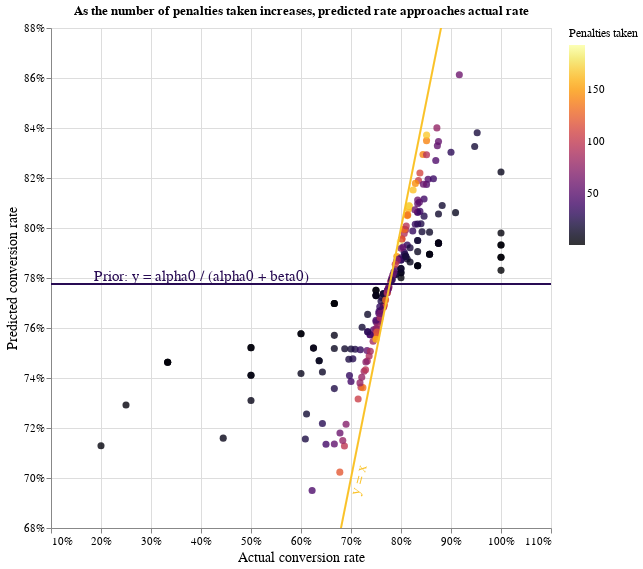

The notebook cell this image was saved under:
### Markdown cell above
The process of pulling estimates back towards the average is sometimes referred to as *'shrinkage'*, which is illustrated more clearly in the interactive chart below. Teams with a small number of attempts are pulled back towards the prior estimate (the horizontal line) significantly, whereas teams with > 150 attempts have a predicted conversion rate close to their actual conversion rate (i.e. close to the diagonal line). In other words, more evidence = less shrinkage, and vice versa.

### Code cell
#collapse-hide
teams = teams.assign(predicted_conversion=predicted_conversion(teams['penalties_scored'], teams['penalties_taken']))

# Set colour scheme to update automatically for each chart
scheme = 'inferno'
col1 = matplotlib.colors.to_hex(sns.color_palette(scheme)[0])
col2 = matplotlib.colors.to_hex(sns.color_palette(scheme)[-1])

# Create an interactive scatter plot from teams showing predicted and actual conversion rate
selection = alt.selection_single(on='mouseover');
points = alt.Chart(teams).mark_circle(size=50).add_selection(
    selection
    ).encode(
    x=alt.X('conversion_rate', scale=alt.Scale(domain=(0.1, 1.1)), axis=alt.Axis(format='%', title='Actual conversion rate')),
    y=alt.X('predicted_conversion', scale=alt.Scale(domain=(0.685, 0.875)), axis=alt.Axis(format='%', title='Predicted conversion rate')),
    color=alt.condition(selection, 'penalties_taken:Q', alt.value('grey'),
                        legend=alt.Legend(title='Penalties taken'),
                        scale=alt.Scale(scheme=scheme)),
    opacity=alt.condition(selection, alt.value(0.8), alt.value(0.1)),
    tooltip=['team', 'penalties_scored', 'penalties_taken', 
             alt.Tooltip('conversion_rate', format='.2%'),
             alt.Tooltip('predicted_conversion', format='.2%')]
).interactive().properties(
    width=500,
    height=500,
    title='As the number of penalties taken increases, predicted rate approaches actual rate'
)

# Add horizontal line at y = alpha0 / (alpha0 + beta0)
overlayh = pd.DataFrame({'y': [prior]})
hline = alt.Chart(overlayh).mark_rule(color=col1, strokeWidth=2).encode(y='y:Q')
overlayhtext = pd.DataFrame({'x': [0.4], 'y': [prior], 'text': ['Prior: y = alpha0 / (alpha0 + beta0)']})
htext = alt.Chart(overlayhtext).mark_text(color=col1, fontSize=15, baseline='bottom').encode(alt.X('x:Q'), alt.Y('y:Q'), alt.Text('text'))

# Add diagonal line at y = x
overlayd = pd.DataFrame({'x': [-5, 0.7, 5], 'y': [-5, 0.7, 5], 'text': ['', 'y = x', '']})
dline = alt.Chart(overlayd).mark_line(color=col2, strokeWidth=2).encode(x='x:Q', y='y:Q')
dtext = alt.Chart(overlayd).mark_text(color=col2, fontSize=15, angle=285, baseline='top').encode(alt.X('x:Q'), alt.Y('y:Q'), alt.Text('text'))
alt.layer(points, hline, htext, dline, dtext
).configure_header(
    titleFontSize=20,
    titleFontWeight='normal'
).configure_axis(
    labelFontSize=11,
    titleFontSize=14,
    titleFontWeight='normal'
).configure_legend(
    labelFontSize=11,
    titleFontSize=12,
    titleFontWeight='normal'
)

### Figure 1 — Vega-Lite specification as saved in the notebook (floating-point values rounded to 4 significant figures; data arrays with more than 128 entries replaced by an {"elided": "..."} marker saying what was removed)
{"config": {"view": {"continuousWidth": 400, "continuousHeight": 300}, "axis": {"labelFontSize": 11, "titleFontSize": 14, "titleFontWeight": "normal"}, "header": {"titleFontSize": 20, "titleFontWeight": "normal"}, "legend": {"labelFontSize": 11, "titleFontSize": 12, "titleFontWeight": "normal"}}, "layer": [{"data": {"name": "data-5cafc035a4b785aa5a9244defa38125d"}, "mark": {"type": "circle", "size": 50}, "encoding": {"color": {"condition": {"type": "quantitative", "field": "penalties_taken", "legend": {"title": "Penalties taken"}, "scale": {"scheme": "inferno"}, "selection": "selector001"}, "value": "grey"}, "opacity": {"condition": {"value": 0.8, "selection": "selector001"}, "value": 0.1}, "tooltip": [{"type": "nominal", "field": "team"}, {"type": "quantitative", "field": "penalties_scored"}, {"type": "quantitative", "field": "penalties_taken"}, {"type": "quantitative", "field": "conversion_rate", "format": ".2%"}, {"type": "quantitative", "field": "predicted_conversion", "format": ".2%"}], "x": {"type": "quantitative", "axis": {"format": "%", "title": "Actual conversion rate"}, "field": "conversion_rate", "scale": {"domain": [0.1, 1.1]}}, "y": {"type": "quantitative", "axis": {"format": "%", "title": "Predicted conversion rate"}, "field": "predicted_conversion", "scale": {"domain": [0.685, 0.875]}}}, "height": 500, "selection": {"selector001": {"type": "single", "on": "mouseover"}, "selector002": {"type": "interval", "bind": "scales", "encodings": ["x", "y"]}}, "title": "As the number of penalties taken increases, predicted rate approaches actual rate", "width": 500}, {"data": {"name": "data-a2dac47a8e8ee16c9c3fa6429ed5a9e2"}, "mark": {"type": "rule", "color": "#280b53", "strokeWidth": 2}, "encoding": {"y": {"type": "quantitative", "field": "y"}}}, {"data": {"name": "data-908bc6c738a73f27fc5e0de478cb8b86"}, "mark": {"type": "text", "baseline": "bottom", "color": "#280b53", "fontSize": 15}, "encoding": {"text": {"type": "nominal", "field": "text"}, "x": {"type": "quantitative", "field": "x"}, "y": {"type": "quantitative", "field": "y"}}}, {"data": {"name": "data-22589508794e28536202bb75a21f67b1"}, "mark": {"type": "line", "color": "#fac228", "strokeWidth": 2}, "encoding": {"x": {"type": "quantitative", "field": "x"}, "y": {"type": "quantitative", "field": "y"}}}, {"data": {"name": "data-22589508794e28536202bb75a21f67b1"}, "mark": {"type": "text", "angle": 285, "baseline": "top", "color": "#fac228", "fontSize": 15}, "encoding": {"text": {"type": "nominal", "field": "text"}, "x": {"type": "quantitative", "field": "x"}, "y": {"type": "quantitative", "field": "y"}}}], "$schema": "https://vega.github.io/schema/vega-lite/v4.8.1.json", "datasets": {"data-5cafc035a4b785aa5a9244defa38125d": {"elided": "214 records"}, "data-a2dac47a8e8ee16c9c3fa6429ed5a9e2": [{"y": 0.7776}], "data-908bc6c738a73f27fc5e0de478cb8b86": [{"x": 0.4, "y": 0.7776, "text": "Prior: y = alpha0 / (alpha0 + beta0)"}], "data-22589508794e28536202bb75a21f67b1": [{"x": -5.0, "y": -5.0, "text": ""}, {"x": 0.7, "y": 0.7, "text": "y = x"}, {"x": 5.0, "y": 5.0, "text": ""}]}}
